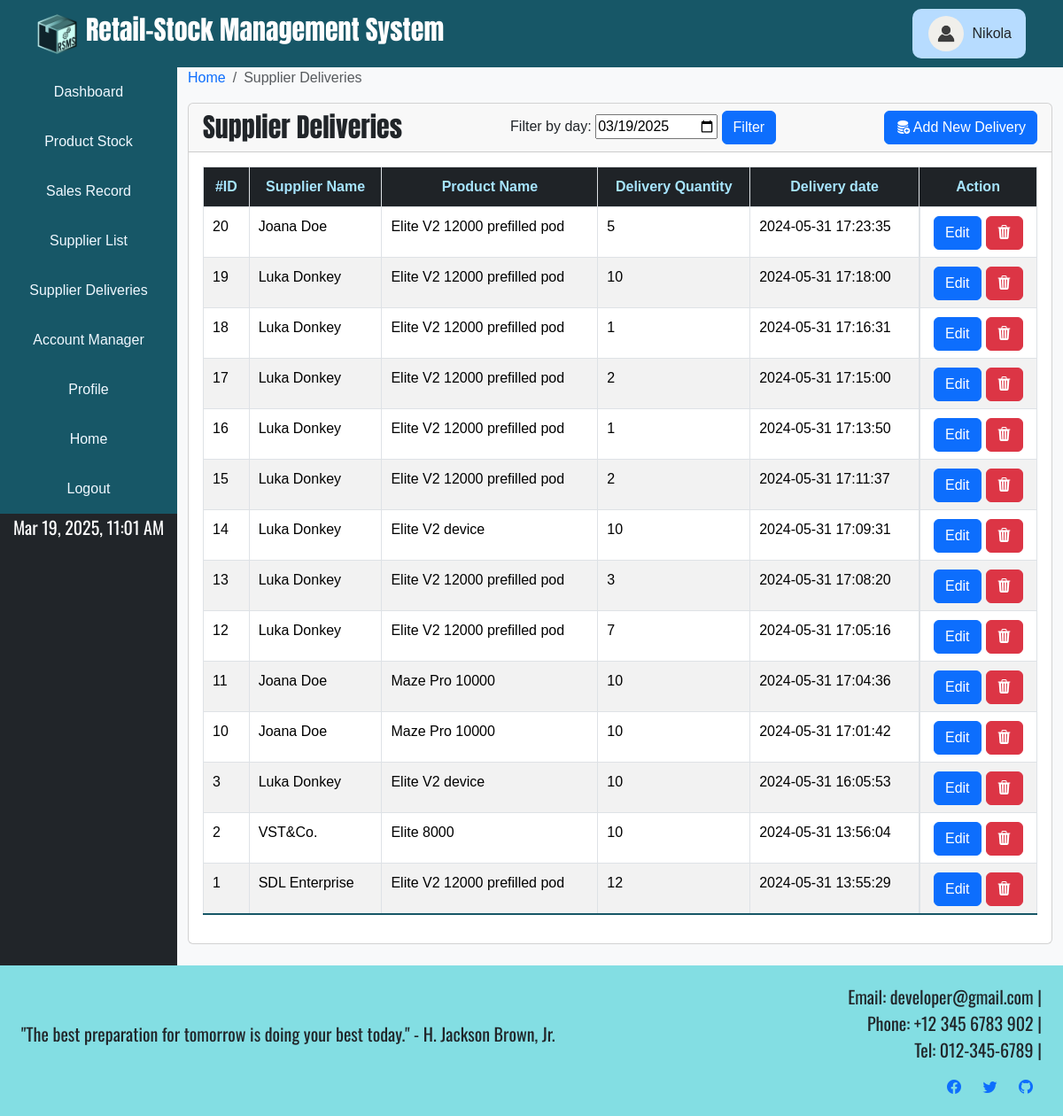
Page /pages/supplier_deliveries.php (signed in) on the committed database.
### tables this page shows
CREATE TABLE `supplier_delivery` (
  `supplier_delivery_id` int(11) NOT NULL,
  `supplier_id` int(11) NOT NULL,
  `product_id` int(11) NOT NULL,
  `delivery_quantity` int(11) NOT NULL,
  `delivery_date` datetime NOT NULL DEFAULT current_timestamp()
);

CREATE TABLE `supplier` (
  `supplier_id` int(11) NOT NULL,
  `supplier_name` varchar(225) NOT NULL,
  `supplier_address` varchar(225) NOT NULL
);

CREATE TABLE `product` (
  `product_id` int(11) NOT NULL,
  `brand_id` int(11) NOT NULL,
  `product_name` varchar(225) NOT NULL,
  `product_stock` int(11) NOT NULL,
  `selling_price` int(11) NOT NULL,
  `supplier_price` int(11) NOT NULL,
  `supplier_name` varchar(255) NOT NULL,
  `product_added` datetime NOT NULL DEFAULT current_timestamp(),
  `product_modified` datetime NOT NULL DEFAULT current_timestamp(),
  `product_category_id` int(11) NOT NULL,
  `product_type_id` int(11) NOT NULL
);

### pages/supplier_deliveries.php (the view, shortened to what this page needs)
<?php
	include_once 'header_test.php';
?>
			<div class="col align-content-top bg-light">
				<nav aria-label="breadcrumb">
					<ol class="breadcrumb">
						<li class="breadcrumb-item"><a href="home.php" class="text-decoration-none">Home</a></li>
						<li class="breadcrumb-item active" aria-current="page">Supplier Deliveries</li>
					</ol>
				</nav>
			<div class="card mb-4">
				<div class="card-header d-flex justify-content-between align-items-center">
					<h2 class="mb-0">Supplier Deliveries</h2>
                    <form method="POST" action="">
					<label for="filter_date">Filter by day:</label>
                        <?php
                        $today = date('Y-m-d');
                        $filter_date = isset($_POST['filter_date']) ? $_POST['filter_date'] : $today;
                        ?>
					<input type="date" id="filter_date" name="filter_date" value="<?php echo $filter_date; ?>">
					<input class="btn btn-primary" type="submit" name="submit" value="Filter">
				</form>
					<button type="button" class="btn btn-primary" data-bs-toggle="modal" data-bs-target="#addSupplier">
						<i class="bi bi-database-fill-add"></i> Add New Delivery
					</button>
				</div>
				<div class="card-body">
					<div class="table-responsive">
					<?php
					require_once '../includes/db_inc.php';
					$sql = "SELECT supplier_delivery_id, s.supplier_name, product_name, delivery_quantity, delivery_date FROM `supplier_delivery` AS sd
                    INNER JOIN `supplier` AS s ON sd.supplier_id = s.supplier_id
                    INNER JOIN `product`AS p ON sd.product_id = p.product_id
                    ORDER BY supplier_delivery_id DESC";
					$result = $conn->query($sql);
					if ($result->num_rows > 0) {
					echo "<table class='table table-bordered table-striped'>
							<tr>
								<th>#ID</th>
								<th>Supplier Name</th>
                                <th>Product Name</th>
                                <th>Delivery Quantity</th>
                                <th>Delivery date</th>
                                <th>Action</th>
							</tr>";
						while($row = $result->fetch_assoc()) {
							echo "<tr>
									<td>".$row["supplier_delivery_id"]."</td>
									<td>".$row["supplier_name"]."</td>
                                    <td>".$row["product_name"]."</td>
                                    <td>".$row["delivery_quantity"]."</td>
                                    <td>".$row["delivery_date"]."</td>
									<td class='d-flex align-items-center justify-content-evenly pb-2'>
										<button class='btn btn-primary' data-bs-toggle='modal' data-bs-target='#editModal' data-id=". $row['supplier_delivery_id']." data-name=". $row['supplier_name'].">Edit</button>
										<button class= 'btn btn-danger' data-bs-toggle='modal' data-bs-target='#deleteModal' data-id='".$row['supplier_delivery_id']." 'data-name='".$row['supplier_name']."'><i class='bi bi-trash3-fill'></i></button>
									</td>
								</tr>";
						}
					echo "</table>";
					} else {
					echo "<h3> 0 results </h3>";
					}
					?>
					</div>
				</div>
			</div>
<?php
	include_once 'footer.php';
?>

### css/style.css (style rules this page uses)
h2 { font-family: "Anton", sans-serif; font-size: 30px; font-style: normal; }
.breadcrumb a { text-decoration: none; }
body { font-family: Arial, sans-serif; background-color: #B7DCFF; }
.table th { background-color: #212529; text-align: center; color: #A7E5FF; }
.table th, .table td { padding: 10px 10px; }
.table tr:nth-of-type(even) { background-color: #3f3030; }
.table tr:last-of-type { border-bottom: 2px solid #175767; }

### rows in the picture
supplier_delivery: supplier_delivery_id "20", supplier.supplier_name "Joana Doe", product.product_name "Elite V2 12000 prefilled pod", delivery_quantity "5", delivery_date "2024-05-31 17:23:35"
supplier_delivery: supplier_delivery_id "19", supplier.supplier_name "Luka Donkey", product.product_name "Elite V2 12000 prefilled pod", delivery_quantity "10", delivery_date "2024-05-31 17:18:00"
supplier_delivery: supplier_delivery_id "18", supplier.supplier_name "Luka Donkey", product.product_name "Elite V2 12000 prefilled pod", delivery_quantity "1", delivery_date "2024-05-31 17:16:31"
supplier_delivery: supplier_delivery_id "17", supplier.supplier_name "Luka Donkey", product.product_name "Elite V2 12000 prefilled pod", delivery_quantity "2", delivery_date "2024-05-31 17:15:00"
supplier_delivery: supplier_delivery_id "16", supplier.supplier_name "Luka Donkey", product.product_name "Elite V2 12000 prefilled pod", delivery_quantity "1", delivery_date "2024-05-31 17:13:50"
supplier_delivery: supplier_delivery_id "15", supplier.supplier_name "Luka Donkey", product.product_name "Elite V2 12000 prefilled pod", delivery_quantity "2", delivery_date "2024-05-31 17:11:37"
supplier_delivery: supplier_delivery_id "14", supplier.supplier_name "Luka Donkey", product.product_name "Elite V2 device", delivery_quantity "10", delivery_date "2024-05-31 17:09:31"
supplier_delivery: supplier_delivery_id "13", supplier.supplier_name "Luka Donkey", product.product_name "Elite V2 12000 prefilled pod", delivery_quantity "3", delivery_date "2024-05-31 17:08:20"
supplier_delivery: supplier_delivery_id "12", supplier.supplier_name "Luka Donkey", product.product_name "Elite V2 12000 prefilled pod", delivery_quantity "7", delivery_date "2024-05-31 17:05:16"
supplier_delivery: supplier_delivery_id "11", supplier.supplier_name "Joana Doe", product.product_name "Maze Pro 10000", delivery_quantity "10", delivery_date "2024-05-31 17:04:36"
supplier_delivery: supplier_delivery_id "10", supplier.supplier_name "Joana Doe", product.product_name "Maze Pro 10000", delivery_quantity "10", delivery_date "2024-05-31 17:01:42"
supplier_delivery: supplier_delivery_id "3", supplier.supplier_name "Luka Donkey", product.product_name "Elite V2 device", delivery_quantity "10", delivery_date "2024-05-31 16:05:53"
supplier_delivery: supplier_delivery_id "2", supplier.supplier_name "VST&Co.", product.product_name "Elite 8000", delivery_quantity "10", delivery_date "2024-05-31 13:56:04"
supplier_delivery: supplier_delivery_id "1", supplier.supplier_name "SDL Enterprise", product.product_name "Elite V2 12000 prefilled pod", delivery_quantity "12", delivery_date "2024-05-31 13:55:29"

### other values in the picture
$_SESSION["adminName"] "Nikola"
